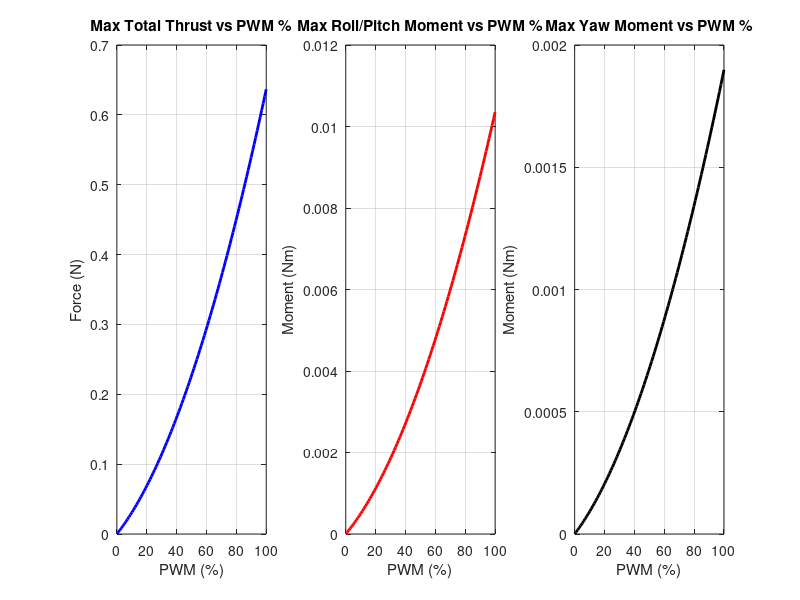

Write the MATLAB code that produced this figure. (Note: this script raises an error after producing the figure.)



clear; clc; close all;

%% Define Quadcopter Parameters
A_thrust = 0.091492681;
B_thrust = 0.067673604;
L = 0.046;
C_tau = 0.005964552;
d = L * (sqrt(2)/2);

% Physical Force Limits per motor (Based on ratio 0.0 to 1.0)
F_min = 0;
F_max = A_thrust*(1)^2 + B_thrust*(1); 

%% Task 5: Visualize Thrust and Moments vs PWM Percentage
pwm_pct_plot = linspace(0, 100, 100);
pwm_ratio_plot = pwm_pct_plot / 100;

% Nonlinear forces
F_plot = A_thrust * (pwm_ratio_plot.^2) + B_thrust * pwm_ratio_plot;

figure('Position', [100, 100, 1000, 400]);

% Plot Total Thrust
subplot(1,3,1);
plot(pwm_pct_plot, 4 * F_plot, 'b', 'LineWidth', 2);
title('Max Total Thrust vs PWM %');
xlabel('PWM (%)'); ylabel('Force (N)'); grid on;

% Plot Roll/Pitch Moment 
subplot(1,3,2);
plot(pwm_pct_plot, 2 * d * F_plot, 'r', 'LineWidth', 2);
title('Max Roll/Pitch Moment vs PWM %');
xlabel('PWM (%)'); ylabel('Moment (Nm)'); grid on;

% Plot Yaw Moment
subplot(1,3,3);
plot(pwm_pct_plot, 2 * C_tau * F_plot, 'k', 'LineWidth', 2);
title('Max Yaw Moment vs PWM %');
xlabel('PWM (%)'); ylabel('Moment (Nm)'); grid on;

sgtitle('Nonlinear Actuator Mappings (Tasks 4 & 5)');

%% Test the Mixer (Tasks 1, 2, 3)
% Let's command hover thrust + an aggressive roll command
Fc_cmd = 0.323; % ~Hover weight
Lc_cmd = 0.8; % Aggressive roll
Mc_cmd = 0.8;
Nc_cmd = 0;

[pwm_outputs, F_actual] = quad_mixer(Fc_cmd, Lc_cmd, Mc_cmd, Nc_cmd, A_thrust, B_thrust, d, C_tau, F_min, F_max);

disp('--- Commanded vs Actual ---');
fprintf('Commanded Forces: [%.4f, %.4f, %.4f, %.4f] N\n', Fc_cmd, Lc_cmd, Mc_cmd, Nc_cmd);
fprintf('Required Motor PWMs (%%): [%.1f%%, %.1f%%, %.1f%%, %.1f%%]\n', pwm_outputs(1), pwm_outputs(2), pwm_outputs(3), pwm_outputs(4));


%% The Mixer Function
function [pwm_pct, F_des] = quad_mixer(Fc, Lc, Mc, Nc, A, B, d, C_tau, F_min, F_max)
    
    % 1. Linear Mapping Matrix
    M_mix = [1,      1,      1,      1; 
            -d,     -d,      d,      d; 
             d,     -d,     -d,      d; 
             C_tau, -C_tau,  C_tau, -C_tau];
         
    % Calculate desired forces
    U_cmd = [Fc; Lc; Mc; Nc];
    F_des = M_mix \ U_cmd;
    
    % 2 & 3. Actuator Saturation & Infeasible Command Handling
    % Strategy: Shift forces to preserve moments, scale if impossible.
    
    if max(F_des) > F_max
        % Shift down (Sacrifice altitude to keep attitude)
        shift = max(F_des) - F_max;
        F_des = F_des - shift;
    end
    
    if min(F_des) < F_min
        % Shift up
        shift = F_min - min(F_des);
        F_des = F_des + shift;
    end
    
    % If the spread is wider than physical limits, we must scale moments down
    if (max(F_des) - min(F_des)) > (F_max - F_min)
        mid_req = mean(F_des);
        mid_phys = (F_max + F_min) / 2;
        scale = (F_max - F_min) / (max(F_des) - min(F_des));
        
        % Center and scale
        F_des = mid_phys + scale * (F_des - mid_req);
    end
    
    % Final safety clamp against floating point errors
    F_des = max(min(F_des, F_max), F_min);
    
    % 4. Nonlinear Inversion (Force to PWM Ratio)
    % Solve: A*x^2 + B*x - F_des = 0 for positive root
    pwm_ratio = (-B + sqrt(B^2 + 4*A.*F_des)) ./ (2*A);
    
    % 5. Convert to valid percentage output
    pwm_pct = pwm_ratio * 100;
end


%% fitting data

data = [0.24 0.0 4.01 0 0;
        0.37 1.6 3.98 6.25 4485;
        0.56 4.8 3.95 12.5 7570;
        0.75 7.9 3.92 18.75 9374;
        0.94 10.9 3.88 25 10885;
        1.15 13.9 3.84 31.25 12277;
        1.37 17.3 3.80 37.5 13522;
        1.59 21.0 3.76 43.25 14691;
        1.83 24.4 3.71 50 15924;
        2.11 28.6 3.67 56.25 17174;
        2.39 32.8 3.65 62.5 18179;
        2.71 37.3 3.62 68.75 19397;
        3.06 41.7 3.56 75 20539;
        3.46 46.0 3.48 81.25 21692;
        3.88 51.9 3.40 87.5 22598;
        4.44 57.9 3.30 93.75 23882];

thrust_data = data(:,2);
pwm_data = data(:, 4);
speed_data = data(:, 5);



cf_2 = fit(pwm_data, speed_data, 'poly2') %% we should probably change to poly3, we are underfitting right now. 

predicted_speed = cf_2(pwm_data);

% Plot the predicted speed against actual speed for comparison
figure;
plot(pwm_data, speed_data, '-o', 'DisplayName', 'Actual Speed', 'LineWidth',2);
hold on;
plot(pwm_data, predicted_speed, '-', 'DisplayName', 'Fitted Speed', 'LineWidth',2);
xlabel('PWM (%)');
ylabel('Speed (RPM)');
title('Actual vs Fitted Speed');
legend show;
grid on;
hold off;

%% rebuild new model

% constant params
pwm_hover_value = 0.6408; %% value derived from previous assignment. 


A_thrust = 0.091492681;
B_thrust = 0.067673604;
L = 0.046;
drone_mass_kg = 0.033;

J = [16.571710 0.830806 0.718277;
      0.830806 16.655602 1.800197;
      0.718277 1.800197 29.261652].*10e-6;

Ts = 0.01; % SAMPLING TIME MUST CHANGE

num_d = 0.0304596;
den_d = [1 , -0.9695404];

sys_discrete = tf(num_d, den_d, Ts, 'Variable', 'z^-1');

sys_continuous = d2c(sys_discrete, 'zoh') % zero order hold 

[A_act, B_act, C_act, D_act] = ssdata(sys_continuous); % continuous state space for the motor dynamics. 



%states (16now)
syms pn pe pd u v w phi theta psi p q r real

%motor state
syms pwm_act_1 pwm_act_2 pwm_act_3 pwm_act_4 real

% motor command input
syms pwm_cmd_1 pwm_cmd_2 pwm_cmd_3 pwm_cmd_4 real

state_vector_2 = [pn; pe; pd; u; v; w; phi; theta; psi; p; q; r; pwm_act_1; pwm_act_2; pwm_act_3; pwm_act_4];
input_vector_2 = [pwm_cmd_1; pwm_cmd_2; pwm_cmd_3; pwm_cmd_4];




% forces
F1 = A_thrust * pwm_act_1^2 + B_thrust*pwm_act_1;
F2 = A_thrust * pwm_act_2^2 + B_thrust*pwm_act_2;
F3 = A_thrust * pwm_act_3^2 + B_thrust*pwm_act_3;
F4 = A_thrust * pwm_act_4^2 + B_thrust*pwm_act_4;
F_total_body = [0; 0; -(F1 + F2 + F3 + F4)]; % total force in body frame NED

%motor torques
T1 = 0.005964552 * F1;
T2 = 0.005964552 * F2;
T3 = 0.005964552 * F3;
T4 = 0.005964552 * F4;

% motor dynamics
pwm_act1_dot = A_act * pwm_act_1 + B_act * pwm_cmd_1;
pwm_act2_dot = A_act * pwm_act_2 + B_act * pwm_cmd_2;
pwm_act3_dot = A_act * pwm_act_3 + B_act * pwm_cmd_3;
pwm_act4_dot = A_act * pwm_act_4 + B_act * pwm_cmd_4;

% moment vector torques
l = L*(sqrt(2)/2)*(F3 + F4 - F1 - F2);
m = L*(sqrt(2)/2)*(F1 + F4 - F3 - F2);
n = T1 + T3 - T2 - T4;
moments = [l; m; n];




% all rotations 
Rx = [1 0 0; 
    0 cos(phi) -sin(phi); 
    0 sin(phi) cos(phi)];

Ry = [cos(theta) 0 sin(theta); 
    0 1 0; 
    -sin(theta) 0 cos(theta)];

Rz = [cos(psi) -sin(psi) 0; 
       sin(psi) cos(psi) 0; 
       0 0 1];

R_body_to_inertial = Rz * Ry * Rx; % rotation Matrix (Body to Inertial - ZYX Sequence)


p_dot = R_body_to_inertial * [u; v; w]; % p_dot states 1-3



W = [1, sin(phi)*tan(theta), cos(phi)*tan(theta);
     0, cos(phi),            -sin(phi);
     0, sin(phi)/cos(theta), cos(phi)/cos(theta)];
euler_dot = W * [p; q; r]; % angular dynamics states 7-9

% Gravity rotated to Body Frame
g_inertial = [0; 0; 9.81]; 
g_body = R_body_to_inertial' * g_inertial;

omega = [p; q; r];
v_body = [u; v; w];


% aroo dynamics 
K_aeroo = [-10.2506 -0.3177 -0.4332;
            -0.3177 -10.2506 -0.4332;
            -7.7050 -7.7050 -7.5530].*10e-7;

% these in rev/s
n1 = (2073 + pwm_act_1*358.1 - 1.434*(pwm_act_1^2))/60;
n2 = (2073 + pwm_act_2*358.1 - 1.434*(pwm_act_2^2))/60;
n3 = (2073 + pwm_act_3*358.1 - 1.434*(pwm_act_3^2))/60;
n4 = (2073 + pwm_act_4*358.1 - 1.434*(pwm_act_4^2))/60;

theta_dot_sigma = 2*pi*(abs(n1) + abs(n2) + abs(n3) + abs(n4));

f_aeroo = K_aeroo * theta_dot_sigma * (R_body_to_inertial*v_body); % not sure if this should be rotated...

v_dot = (1/drone_mass_kg) * (F_total_body + f_aeroo + drone_mass_kg*g_body) - cross(omega, v_body); % dynamics for states 4-6


omega_dot = J \ (moments - cross(omega, J * omega)); % rigid body calc


f_x_2 = [p_dot; 
       v_dot; 
       euler_dot; 
       omega_dot; 
       pwm_act1_dot; 
       pwm_act2_dot; 
       pwm_act3_dot; 
       pwm_act4_dot];



%% Linearizing the 16-state model. 

% linearize
A_sym_2 = jacobian(f_x_2, state_vector_2);
B_sym_2 = jacobian(f_x_2, input_vector_2);

% hover state and hover inputs
x0_2 = zeros(16, 1);      
x0_2(13:16) = pwm_hover_value;
u0_2 = [pwm_hover_value; pwm_hover_value; pwm_hover_value; pwm_hover_value];

% substitute into linearized system
A_2 = double(subs(A_sym_2, [state_vector_2; input_vector_2], [x0_2; u0_2]))
B_2 = double(subs(B_sym_2, [state_vector_2; input_vector_2], [x0_2; u0_2]))

% start making C and D, which will do a bunch of conversion stuff. 
r2d = 180/pi;

C_2 = zeros(16, 16);

% Positions \
C_2(1, 2) = 1;  
C_2(2, 1) = 1;   
C_2(3, 3) = -1;  

% Velocities 
C_2(4, 5) = 1;   
C_2(5, 4) = 1;   
C_2(6, 6) = -1;  

% Euler Angles (NED Rads -> ENU Degrees)
C_2(7, 8) = r2d;   
C_2(8, 7) = r2d;   
C_2(9, 9) = -r2d;  

% Angular Rates 
% negating state 11 again. 
C_2(10, 11) = r2d;   
C_2(11, 10) = -r2d;  
C_2(12, 12) = -r2d;  

% Motor dynamics
C_2(13, 13) = C_act;
C_2(14, 14) = C_act;
C_2(15, 15) = C_act;
C_2(16, 16) = C_act

% D Matrix is zeros except for the dynamics of the motors:
D_2 = zeros(16, 4);
D_2(13, 1) = D_act;
D_2(14, 2) = D_act;
D_2(15, 3) = D_act;
D_2(16, 4) = D_act






%% Step input for the 16-state model
sys_sim = ss(A_2, B_2, C_2, D_2);

% 10% increase from hover
u_step = u0_2 *1.1; 

U_delta = (u_step - u0_2)'; 

t = 0:0.01:5;  % using the same sampling period .01s 
U = repmat(U_delta, length(t), 1); 

[y, tOut, x] = lsim(sys_sim, U, t);


for i = 1:16
    subplot(4, 4, i);
    plot(tOut, y(:,i), 'LineWidth', 2);
    ylim([0 0.5]);
    title(['State ' num2str(i)]);
    grid on;
end
sgtitle('16-State Model Step Response');



%% Albert Visualization. 

% 1. Extract Raw States (Inertial NED & Euler Angles in rads)
% pn_sim = x(:, 1);
% pe_sim = x(:, 2);
% pd_sim = x(:, 3);
% phi_sim   = x(:, 7);
% theta_sim = x(:, 8);
% psi_sim   = x(:, 9);
% 
% % 2. Define Drone Geometry for Plotting
% arm_length = L; % 0.046m based on your params
% d_geom = arm_length * (sqrt(2)/2);
% % Define the 4 motor positions in the body frame (X-configuration)
% motor_pos_body = [ d_geom, -d_geom, -d_geom,  d_geom;   % X coords
%                    d_geom,  d_geom, -d_geom, -d_geom;   % Y coords
%                    0,       0,       0,       0 ];      % Z coords
% 
% % 3. Set up the Figure
% figure('Name', '3D Quadcopter Animation', 'Position', [100, 100, 800, 600]);
% hold on; grid on; axis equal;
% view([100, 45]); 
% 
% xlabel('East (m)');
% ylabel('North (m)');
% zlabel('Up (m)');
% title('Quadcopter 3D Animation');
% 
% % Initialize graphics objects
% drone_lines = plot3(0,0,0, '-k', 'LineWidth', 1);
% motor_markers = plot3(0,0,0, 'ro', 'MarkerSize', 2, 'MarkerFaceColor', 'r');
% path_trace = plot3(pe_sim(1), pn_sim(1), -pd_sim(1), 'b--', 'LineWidth', 1.5);
% 
% % Body Coordinate frame arrows (Red=X, Green=Y, Blue=Z)
% scale_arrow = arm_length * 1.5;
% q_x = quiver3(0,0,0, 1,0,0, scale_arrow, 'r', 'LineWidth', 1, 'MaxHeadSize', 0.5);
% q_y = quiver3(0,0,0, 0,1,0, scale_arrow, 'g', 'LineWidth', 1, 'MaxHeadSize', 0.5);
% q_z = quiver3(0,0,0, 0,0,1, scale_arrow, 'b', 'LineWidth', 1, 'MaxHeadSize', 0.5);
% 
% % 4. Animation Loop
% disp('Starting 3D Animation...');
% for k = 1:length(tOut)
%     % Current position mapped to ENU (East, North, Up) for standard 3D viewing
%     pos_enu = [pe_sim(k); pn_sim(k); -pd_sim(k)];
% 
%     % Current attitude 
%     rll = phi_sim(k);
%     ptc = theta_sim(k);
%     yw  = psi_sim(k);
% 
%     % Rotation matrix: Body to Inertial (ZYX sequence matching your dynamics)
%     Rx = [1 0 0; 0 cos(rll) -sin(rll); 0 sin(rll) cos(rll)];
%     Ry = [cos(ptc) 0 sin(ptc); 0 1 0; -sin(ptc) 0 cos(ptc)];
%     Rz = [cos(yw) -sin(yw) 0; sin(yw) cos(yw) 0; 0 0 1];
%     R_b2i = Rz * Ry * Rx;
% 
%     % Transform matrix: NED to ENU for MATLAB plotting axes
%     R_ned2enu = [0 1 0; 1 0 0; 0 0 -1];
% 
%     % Rotate geometry to Inertial (NED), convert to ENU, then translate
%     motor_pos_ned = R_b2i * motor_pos_body;
%     motor_pos_enu = R_ned2enu * motor_pos_ned + pos_enu;
% 
%     % Update drone cross-frame (motor 1 to 3, motor 2 to 4)
%     X_arms = [motor_pos_enu(1,1), motor_pos_enu(1,3), NaN, motor_pos_enu(1,2), motor_pos_enu(1,4)];
%     Y_arms = [motor_pos_enu(2,1), motor_pos_enu(2,3), NaN, motor_pos_enu(2,2), motor_pos_enu(2,4)];
%     Z_arms = [motor_pos_enu(3,1), motor_pos_enu(3,3), NaN, motor_pos_enu(3,2), motor_pos_enu(3,4)];
% 
%     set(drone_lines, 'XData', X_arms, 'YData', Y_arms, 'ZData', Z_arms);
%     set(motor_markers, 'XData', motor_pos_enu(1,:), 'YData', motor_pos_enu(2,:), 'ZData', motor_pos_enu(3,:));
% 
%     % Update body coordinate axes vectors
%     axes_body = eye(3); 
%     axes_ned = R_b2i * axes_body;
%     axes_enu = R_ned2enu * axes_ned; 
% 
%     set(q_x, 'XData', pos_enu(1), 'YData', pos_enu(2), 'ZData', pos_enu(3), 'UData', axes_enu(1,1), 'VData', axes_enu(2,1), 'WData', axes_enu(3,1));
%     set(q_y, 'XData', pos_enu(1), 'YData', pos_enu(2), 'ZData', pos_enu(3), 'UData', axes_enu(1,2), 'VData', axes_enu(2,2), 'WData', axes_enu(3,2));
%     set(q_z, 'XData', pos_enu(1), 'YData', pos_enu(2), 'ZData', pos_enu(3), 'UData', axes_enu(1,3), 'VData', axes_enu(2,3), 'WData', axes_enu(3,3));
% 
%     % Update trajectory trace
%     set(path_trace, 'XData', pe_sim(1:k), 'YData', pn_sim(1:k), 'ZData', -pd_sim(1:k));
% 
%     % Tracking Camera: Moves the view window to follow the drone 
%     % (Because the drone is 4cm wide but might fly several meters up)
%     xlim([-2, 2])
%     ylim([-2, 2])
%     zlim([0, 5])
% 
%     drawnow;
% end


%% Altitude Control
close all

% reduced - z, z_vel, and new z_error_int
A_z_aug = [0 1 0;
           0 0 0;
          -1 0 0]; % <-- should def become -1 (ENU)

B_z_aug = [0; 1/drone_mass_kg; 0];


Q_z = diag([10, 1, 100]); % penalizing state errors
R_z = 1; % penalizing control effort

K_z_fb = lqr(A_z_aug, B_z_aug, Q_z, R_z) % solve the risotto equation

% Transfer Function and Stability ------------------------------------
A_closed_loop = A_z_aug - B_z_aug*K_z_fb; % (A - BK)

B_cl_ref = [0; 0; 1];

sys_cl = ss(A_closed_loop, B_cl_ref, [1 0 0], 0);

figure
subplot(1,2,1); bode(sys_cl)
subplot(1,2,2); nyquist(sys_cl);

% stability margin
G = tf(sys_cl);
figure
margin(G)


% Controller Simulation -----------------------------------------------

B_ref_z = [0; 0; 1];
sys_cl_z = ss(A_z_aug - B_z_aug*K_z_fb, B_ref_z, eye(3), zeros(3,1)); % (A - BK)

t_sim = 0:0.01:10; % Slightly longer simulation to show settling
z_ref_step = ones(size(t_sim)); % 1 meter step command
[y_cl_z, t_cl, x_cl_z] = lsim(sys_cl_z, z_ref_step, t_sim);

figure('Name', 'Z Position Step Response & PWM', 'Position', [200, 150, 800, 800]);
subplot(2,1,1);
plot(t_cl, x_cl_z(:,1), 'b', 'LineWidth', 2); hold on;
plot(t_cl, z_ref_step, 'r--', 'LineWidth', 1.5);
title('Z Position Step Response');
xlabel('Time (s)'); ylabel('Z position (m)');
legend('Actual Position', 'Reference'); grid on;




% PWM behavior with Mixer ------------------------------------------------
F_cmd = -x_cl_z * K_z_fb';
F_hover = drone_mass_kg * 9.81; % We must maintain altitude!

pwm_hist_long = zeros(length(t_cl), 4);
for i = 1:length(t_cl)
    [pwm_pct, ~] = quad_mixer(F_hover + F_cmd(i), 0, 0, 0, A_thrust, B_thrust, d, C_tau, F_min, F_max);
    pwm_hist_long(i, :) = pwm_pct';
end

subplot(2,1,2);
plot(t_cl, pwm_hist_long(:, 1), 'LineWidth', 2);
hold on
plot(t_cl, pwm_hist_long(:, 2), 'LineWidth', 1);
hold on
plot(t_cl, pwm_hist_long(:, 3), '-.', 'LineWidth', 1);
hold on
plot(t_cl, pwm_hist_long(:, 4), '--', 'LineWidth', 1);




title('Motor PWM Responses for 1m Up');
xlabel('Time (s)'); ylabel('PWM (%)');
legend('Motor 1', 'Motor 2', 'Motor 3', 'Motor 4', 'Location', 'EastOutside'); grid on;


%% Forward Position Control
close all

A_pn = [0 1 0 0;
        0 0 -9.81 0;
        0 0 0 1;
        0 0 0 0];
B_pn = [0; 0; 0; 1/J(2,2)];




% state p, u, theta, q
A_pn_aug = [0 1 0 0 0;
            0 0 -9.81 0 0;
            0 0 0 1 0;
            0 0 0 0 0;
            -1 0 0 0 0]; % might need to change this row

B_pn_aug = [0; 0; 0; 1/J(2,2); 0];

Q_pn = diag([10, 10, 100, 10, 100]); % penalizing state errors
R_pn = 1e9; % penalizing control effort

K_pn = lqr(A_pn_aug, B_pn_aug, Q_pn, R_pn) % solve alfredo equation


%Stability Analysis -------------------------------------------------
% 5 & 6. Open-Loop Transfer Function and Margins
% Break the loop at the plant input. 
% P(s) = C_long * (sI - A_long)^-1 * B_long
% C(s) = K(1:4) * (sI - A_long + B_long*K(1:4))^-1 * B_long + K(5)/s  (Simplified approach below uses ss arrays)
sys_P = ss(A_pn, B_pn, eye(4), zeros(4,1));
L_ol_long = ss(A_pn_aug, B_pn_aug, K_pn, 0);

figure('Name', 'Forward Position Stability', 'Position', [150, 100, 1000, 400]);
subplot(1,2,1); margin(L_ol_long);
subplot(1,2,2); nyquist(L_ol_long);
xlim([-5, 5])
ylim([-5, 5])
sgtitle('Stability Analysis: Forward Position LQR-PI (Task 5 & 6)');

[Gm_long, Pm_long, ~, ~] = margin(L_ol_long);
fprintf('Gain Margin: %.2f dB, Phase Margin: %.2f deg\n', 20*log10(Gm_long), Pm_long);

%Closed-Loop Simulation -------------------------------------------

B_ref_pn = [0; 0; 0; 0; 1]; % -1 for integral state
sys_cl_long = ss(A_pn_aug - B_pn_aug*K_pn, B_ref_pn, eye(5), zeros(5,1)); % (A - BK)

t_sim = 0:0.01:10; % Slightly longer simulation to show settling
pn_ref_step = ones(size(t_sim)); % 1 meter step command
[y_cl_long, t_cl, x_cl_long] = lsim(sys_cl_long, pn_ref_step, t_sim);

figure('Name', 'Forward Position Step Response & PWM', 'Position', [200, 150, 800, 800]);
subplot(3,1,1);
plot(t_cl, x_cl_long(:,1), 'b', 'LineWidth', 2); hold on;
plot(t_cl, pn_ref_step, 'r', 'LineWidth', 1.5);
title('Forward Position Step Response (1m) (Task 7)');
xlabel('Time (s)'); ylabel('North Position p_n (m)');
legend('Actual Position', 'Reference'); grid on;

subplot(3,1,2);
plot(t_cl, x_cl_long(:,3)*(180/pi), 'LineWidth', 2);
title('Pitch Angle (\theta) during Maneuver');
xlabel('Time (s)'); ylabel('Pitch Angle (deg)'); grid on;


% PWM behavior with Mixer ------------------------------------------------
M_cmd = -x_cl_long * K_pn';
F_hover = drone_mass_kg * 9.81; % We must maintain altitude!

pwm_hist_long = zeros(length(t_cl), 4);
for i = 1:length(t_cl)
    % Mix hover thrust with commanded pitching moment. Roll and Yaw are 0.
    [pwm_pct, ~] = quad_mixer(F_hover, 0, M_cmd(i), 0, A_thrust, B_thrust, d, C_tau, F_min, F_max);
    pwm_hist_long(i, :) = pwm_pct';
end

subplot(3,1,3);
plot(t_cl, pwm_hist_long(:,1), 'g-', 'LineWidth', 2); hold on
plot(t_cl, pwm_hist_long(:,2), 'LineWidth', 2); hold on
plot(t_cl, pwm_hist_long(:,3), 'LineWidth', 1); hold on
plot(t_cl, pwm_hist_long(:,4), '--','LineWidth', 1);


title('Motor PWM Responses for 1m Forward Step (Task 8)');
xlabel('Time (s)'); ylabel('PWM (%)');
legend('Motor 1', 'Motor 2', 'Motor 3', 'Motor 4', 'Location', 'EastOutside'); grid on;

            
%% Lateral Position Control
close all

% reduced state can be pe, v, phi, pv
A_pe = [0 1 0 0;
        0 0 9.81 0;
        0 0 0 1;
        0 0 0 0];

B_pe = [0; 0; 0; 1/J(1,1)];

[n_rows,n_col] = size(A_pe);
A_pe_aug = [A_pe zeros(n_rows,1);
            1, zeros(1,n_col)];
            

B_pe_aug = [B_pe; 0];

Q_pe = diag([10, 10, 100, 10, 100]); % penalizing state errors
R_pe = 1e9; % penalizing control effort

K_pe = lqr(A_pe_aug, B_pe_aug, Q_pe, R_pe)



%Transfer Functions and Stability ------------------------------------

%open loop TF
sys_L_ol = ss(A_pe_aug, B_pe_aug, K_pe, 0);

figure('Name', 'Lateral Position Stability', 'Position', [150, 100, 1000, 400]);
subplot(1,2,1); margin(sys_L_ol);
subplot(1,2,2); nyquist(sys_L_ol);
xlim([-5, 5])
ylim([-5, 5])
sgtitle('Stability Analysis: Lateral Position LQR-PI');

[Gm_long, Pm_long, ~, ~] = margin(sys_L_ol);
fprintf('Gain Margin: %.2f dB, Phase Margin: %.2f deg\n', 20*log10(Gm_long), Pm_long);


%Closed-Loop Simulation -------------------------------------------

B_ref_pe = [0; 0; 0; 0; -1]; % -1 for integral state
sys_cl_lat = ss(A_pe_aug - B_pe_aug*K_pe, B_ref_pe, eye(5), zeros(5,1)); % (A - BK) + B

t_sim = 0:0.01:10; % Slightly longer simulation to show settling
pe_ref_step = ones(size(t_sim)); % 1 meter step command
[y_cl_lat, t_cl, x_cl_lat] = lsim(sys_cl_lat, pe_ref_step, t_sim);

figure('Name', 'Lateral Position Step Response & PWM', 'Position', [200, 150, 800, 800]);
subplot(3,1,1);
plot(t_cl, x_cl_lat(:,1), 'b', 'LineWidth', 2); hold on;
plot(t_cl, pe_ref_step, 'r', 'LineWidth', 1.5);
title('Lateral Position Step Response (1m) (Task 7)');
xlabel('Time (s)'); ylabel('East Position p_e (m)');
legend('Actual Position', 'Reference'); grid on;

subplot(3,1,2);
plot(t_cl, x_cl_lat(:,3)*(180/pi), 'LineWidth', 2);
title('Roll Angle (\theta) during Maneuver');
xlabel('Time (s)'); ylabel('Roll Angle (deg)'); grid on;


% PWM behavior with Mixer ------------------------------------------------
L_cmd = -x_cl_lat * K_pe';
F_hover = drone_mass_kg * 9.81; % We must maintain altitude!

pwm_hist_long = zeros(length(t_cl), 4);
for i = 1:length(t_cl)

    [pwm_pct, ~] = quad_mixer(F_hover, L_cmd(i), 0, 0, A_thrust, B_thrust, d, C_tau, F_min, F_max);
    pwm_hist_long(i, :) = pwm_pct';
end

subplot(3,1,3);
plot(t_cl, pwm_hist_long(:,1), 'g-', 'LineWidth', 2); hold on
plot(t_cl, pwm_hist_long(:,2), 'LineWidth', 1); hold on
plot(t_cl, pwm_hist_long(:,3), 'LineWidth', 2); hold on
plot(t_cl, pwm_hist_long(:,4), '--','LineWidth', 1);



title('Motor PWM Responses for 1m Forward Step (Task 8)');
xlabel('Time (s)'); ylabel('PWM (%)');
legend('Motor 1', 'Motor 2', 'Motor 3', 'Motor 4', 'Location', 'EastOutside'); grid on;

%% Problem 6: Yaw Rate Control (Damping)
close all

% (1 & 2) Reduced state is just yaw rate (r). No integral state needed.
A_y = 0; % 1D system
B_y = 1/J(3,3); 

Q_y = 1;
R_y = 1e4; % Penalize control effort to prevent aggressive motor saturation
K_y = lqr(A_y, B_y, Q_y, R_y);
fprintf('LQR Gain K_yaw: %.3f\n', K_y);

% (4, 5 & 6) Stability Analysis
sys_N_ol = ss(A_y, B_y, K_y, 0);

figure('Name', 'Yaw Stability', 'Position', [150, 100, 1000, 400]);
subplot(1,2,1); margin(sys_N_ol);
subplot(1,2,2); nyquist(sys_N_ol);
sgtitle('Stability Analysis: Yaw Rate LQR');

[Gm_yaw, Pm_yaw, ~, ~] = margin(sys_N_ol);
fprintf('Gain Margin: %.2f dB, Phase Margin: %.2f deg\n', 20*log10(Gm_yaw), Pm_yaw);

% (7) Closed-Loop Simulation (Damping Initial Condition)
A_cl_yaw = A_y - B_y*K_y;
sys_cl_yaw = ss(A_cl_yaw, 0, 1, 0); % C=1, D=0

t_sim = 0:0.01:5; % 5 seconds is plenty for yaw
r0_yaw_rad = 100 * (pi/180); % Initial condition: 100 deg/s converted to rad/s

[y_cl_yaw, t_cl, x_cl_yaw] = initial(sys_cl_yaw, r0_yaw_rad, t_sim);

figure('Name', 'Yaw Step Response & PWM', 'Position', [200, 150, 800, 800]);
subplot(2, 1, 1)
% Plot converted back to deg/s for easier reading
plot(t_cl, x_cl_yaw * (180/pi), 'b', 'LineWidth', 2); hold on; 
plot(t_cl, zeros(size(t_cl)), 'r--', 'LineWidth', 1.5);
title('Yaw Rate Damping from 100 deg/s (Task 7)');
xlabel('Time (s)'); ylabel('Yaw Rate r (deg/s)');
legend('Actual Rate', 'Target (0)'); grid on;

% Estimate settling time using stepinfo logic adapted for initial conditions
info = stepinfo(x_cl_yaw, t_cl, 0, 'SettlingTimeThreshold', 0.05);
fprintf('Estimated time to damp yaw rate: %.2f seconds\n', info.SettlingTime);

% (8) PWM behavior with Mixer
N_cmd = -x_cl_yaw * K_y; % Commanded YAWING moment
F_hover = drone_mass_kg * 9.81; % We must maintain altitude!

pwm_hist_yaw = zeros(length(t_cl), 4);
for i = 1:length(t_cl)
    % Mix hover thrust with commanded yawing moment (N). Roll and Pitch are 0.
    % Signature is (F, L, M, N, ...) -> N goes in the 4th slot!
    [pwm_pct, ~] = quad_mixer(F_hover, 0, 0, N_cmd(i), A_thrust, B_thrust, d, C_tau, F_min, F_max);
    pwm_hist_yaw(i, :) = pwm_pct';
end

subplot(2,1,2);
plot(t_cl, pwm_hist_yaw(:,1), 'g-', 'LineWidth', 2); hold on
plot(t_cl, pwm_hist_yaw(:,2), 'LineWidth', 2); hold on
plot(t_cl, pwm_hist_yaw(:,3), 'LineWidth', 1); hold on
plot(t_cl, pwm_hist_yaw(:,4), '--','LineWidth', 2);
title('Motor PWM Responses for Yaw Damping (Task 8)');
xlabel('Time (s)'); ylabel('PWM Command');
legend('Motor 1', 'Motor 2', 'Motor 3', 'Motor 4', 'Location', 'EastOutside'); grid on;
